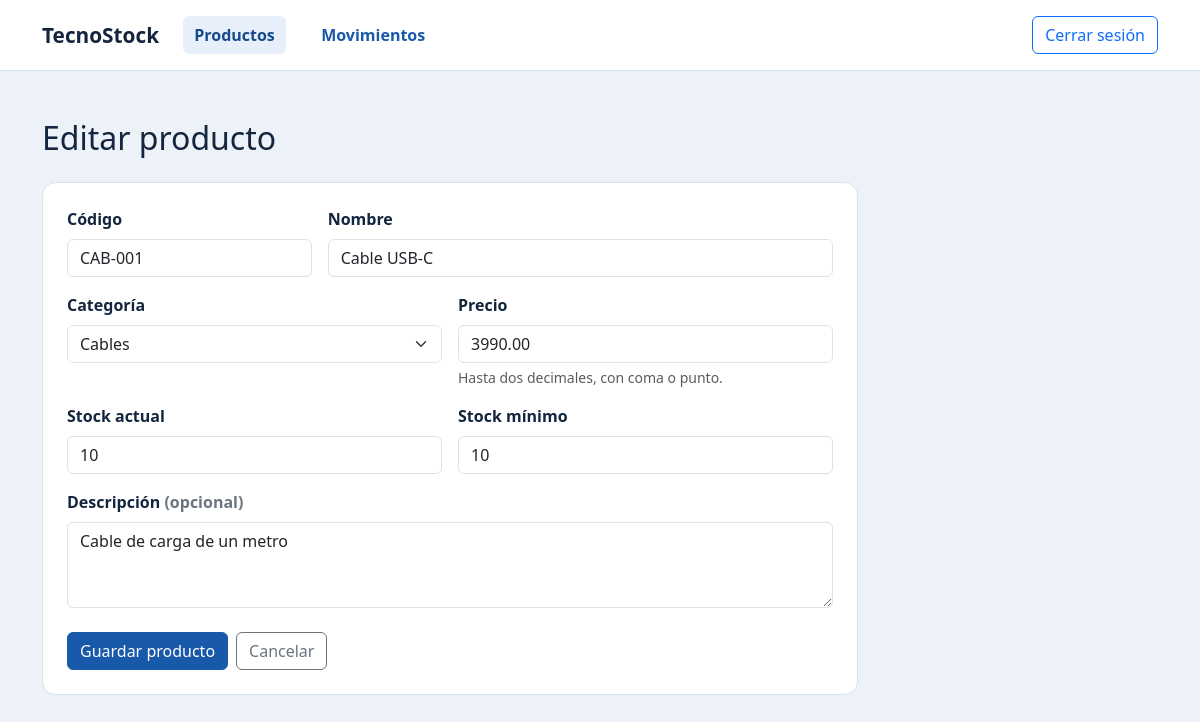
The app's page /aplicacion/producto_formulario.php?id=2 (signed in) with its own data.
### tables this page shows
CREATE TABLE producto (
    id_producto  INT UNSIGNED AUTO_INCREMENT PRIMARY KEY,
    codigo       VARCHAR(30)   NOT NULL,
    nombre       VARCHAR(120)  NOT NULL,
    id_categoria INT UNSIGNED  NOT NULL,
    descripcion  VARCHAR(255),
    precio       DECIMAL(12,2) NOT NULL,
    stock_actual INT           NOT NULL DEFAULT 0,
    stock_minimo INT           NOT NULL DEFAULT 0,
    estado       TINYINT       NOT NULL DEFAULT 1,
    CONSTRAINT uq_producto_codigo UNIQUE (codigo),
    CONSTRAINT chk_producto_codigo CHECK (CHAR_LENGTH(TRIM(codigo)) > 0),
    CONSTRAINT chk_producto_precio CHECK (precio >= 0),
    CONSTRAINT chk_producto_stock_actual CHECK (stock_actual >= 0),
    CONSTRAINT chk_producto_stock_minimo CHECK (stock_minimo >= 0),
    CONSTRAINT chk_producto_estado CHECK (estado IN (0, 1)),
    CONSTRAINT fk_producto_categoria FOREIGN KEY (id_categoria)
        REFERENCES categoria (id_categoria) ON DELETE RESTRICT
);

### aplicacion/catalogo.php (called while the page is built, shortened)
<?php
function listarCategorias(PDO $conexion): array
{
    $consulta = $conexion->prepare('SELECT id_categoria, nombre FROM categoria ORDER BY nombre, id_categoria');
    $consulta->execute();
    return $consulta->fetchAll();
}
function buscarProducto(PDO $conexion, int $id, bool $bloquearFila = false): array|false
{
    $sql = 'SELECT id_producto, codigo, nombre, id_categoria, descripcion, precio,
                   stock_actual, stock_minimo, estado
            FROM producto WHERE id_producto = :id';
    $consulta = $conexion->prepare($sql);
    $consulta->execute(['id' => $id]);
    return $consulta->fetch();
}
function leerIdCatalogo(mixed $valor): ?int
{
    $id = filter_var($valor, FILTER_VALIDATE_INT, [
        'options' => ['min_range' => 1, 'max_range' => 4_294_967_295],
    ]);
    return $id === false ? null : $id;
}

### aplicacion/producto_formulario.php (the view, shortened to what this page needs)
<?php
require_once __DIR__ . '/catalogo.php';
require_once __DIR__ . '/vista.php';
$editar = array_key_exists('id', $_GET);
$idProducto = $editar ? leerIdCatalogo($_GET['id']) : null;
$titulo = $editar ? 'Editar producto' : 'Nuevo producto';
$accion = 'producto_formulario.php' . ($idProducto === null ? '' : '?id=' . $idProducto);
$datos = [
    'codigo' => '',
    'nombre' => '',
    'id_categoria' => '',
    'descripcion' => '',
    'precio' => '',
    'stock_actual' => '0',
    'stock_minimo' => '0',
];
$categorias = [];
$errores = [];
$errorPagina = '';
$errorFormulario = '';
if ($editar && $idProducto === null) {
    http_response_code(400);
    $errorPagina = 'El identificador del producto es inválido.';
} else {
    try {
        $conexion = conectarBaseDeDatos();
        $categorias = array_column(listarCategorias($conexion), 'nombre', 'id_categoria');
        if ($idProducto !== null) {
            $producto = buscarProducto($conexion, $idProducto);
            if ($producto === false) {
                http_response_code(404);
                $errorPagina = 'El producto no está disponible.';
            } else {
                foreach (array_keys($datos) as $campo) {
                    $datos[$campo] = (string) $producto[$campo];
                }
            }
        }
    } catch (PDOException $excepcion) {
        $codigoMysql = (int) ($excepcion->errorInfo[1] ?? 0);
        if ($codigoMysql === 1062) {
            http_response_code(409);
            $errores['codigo'] = 'El código ya está en uso. Escribe un código único.';
        } elseif ($codigoMysql === 1452) {
            http_response_code(422);
            $errores['id_categoria'] = 'Selecciona una categoría que esté disponible.';
        } else {
            error_log('TecnoStock: error de formulario de producto ' . $excepcion->getCode());
            http_response_code(503);
            $errorFormulario = 'No se pudo consultar o guardar el producto. Revisa MySQL en XAMPP.';
        }
    }
}
?>
<!doctype html>
<html lang="es">
<head>
    <link rel="stylesheet" href="assets/bootstrap.min.css">
    <link rel="stylesheet" href="assets/estilos.css">
</head>
<body>
    <main class="container-xl py-4 py-md-5">
        <h1 class="h2 mb-4"><?= $titulo ?></h1>
        <?php if ($errorPagina !== '' || $categorias === []): ?>
            <?php if ($errorPagina === '' && $errorFormulario === ''): ?>
                <p class="alert alert-warning" role="alert">Agrega una categoría a la base antes de registrar productos.</p>
            <?php endif; ?>
            <a class="btn btn-outline-secondary" href="productos.php">Volver a productos</a>
        <?php else: ?>
            <form method="post" action="<?= escaparHtml($accion) ?>" id="formulario-producto"
                  class="superficie-catalogo formulario-producto p-3 p-md-4">
                <div class="row g-3">
                    <div class="col-md-4">
                        <label class="form-label" for="codigo">Código</label>
                        <input class="form-control<?= isset($errores['codigo']) ? ' is-invalid' : '' ?>"
                               id="codigo" name="codigo" required maxlength="30" data-texto-obligatorio
                               value="<?= escaparHtml($datos['codigo']) ?>">
                    </div>
                    <div class="col-md-8">
                        <label class="form-label" for="nombre">Nombre</label>
                        <input class="form-control<?= isset($errores['nombre']) ? ' is-invalid' : '' ?>"
                               id="nombre" name="nombre" required maxlength="120" data-texto-obligatorio
                               value="<?= escaparHtml($datos['nombre']) ?>">
                    </div>
                    <div class="col-md-6">
                        <label class="form-label" for="id-categoria">Categoría</label>
                        <select class="form-select<?= isset($errores['id_categoria']) ? ' is-invalid' : '' ?>"
                                id="id-categoria" name="id_categoria" required>
                            <?php foreach ($categorias as $idCategoria => $nombreCategoria): ?>
                                <option value="<?= (int) $idCategoria ?>"
                                    <?= $datos['id_categoria'] === (string) $idCategoria ? 'selected' : '' ?>>
                                    <?= escaparHtml($nombreCategoria) ?>
                                </option>
                            <?php endforeach; ?>
                        </select>
                    </div>
                    <div class="col-md-6">
                        <label class="form-label" for="precio">Precio</label>
                        <input class="form-control<?= isset($errores['precio']) ? ' is-invalid' : '' ?>"
                               id="precio" name="precio" inputmode="decimal" maxlength="13" required
                               aria-describedby="ayuda-precio" pattern="[0-9]{1,10}([.,][0-9]{1,2})?"
                               value="<?= escaparHtml($datos['precio']) ?>">
                        <div class="form-text" id="ayuda-precio">Hasta dos decimales, con coma o punto.</div>
                    </div>
                    <div class="col-md-6">
                        <label class="form-label" for="stock-actual">Stock actual</label>
                        <input class="form-control<?= isset($errores['stock_actual']) ? ' is-invalid' : '' ?>"
                               id="stock-actual" name="stock_actual" inputmode="numeric" required
                               maxlength="10" pattern="[0-9]{1,10}" data-stock
                               value="<?= escaparHtml($datos['stock_actual']) ?>">
                    </div>
                    <div class="col-md-6">
                        <label class="form-label" for="stock-minimo">Stock mínimo</label>
                        <input class="form-control<?= isset($errores['stock_minimo']) ? ' is-invalid' : '' ?>"
                               id="stock-minimo" name="stock_minimo" inputmode="numeric" required
                               maxlength="10" pattern="[0-9]{1,10}" data-stock
                               value="<?= escaparHtml($datos['stock_minimo']) ?>">
                    </div>
                    <div class="col-12">
                        <label class="form-label" for="descripcion">Descripción <span class="text-secondary">(opcional)</span></label>
                        <textarea class="form-control<?= isset($errores['descripcion']) ? ' is-invalid' : '' ?>"
                                  id="descripcion" name="descripcion" rows="3" maxlength="255"><?= escaparHtml($datos['descripcion']) ?></textarea>
                    </div>
                </div>
                <div class="d-flex flex-wrap gap-2 mt-4">
                    <button class="btn btn-primary" type="submit">Guardar producto</button>
                    <a class="btn btn-outline-secondary" href="productos.php">Cancelar</a>
                </div>
            </form>
        <?php endif; ?>
    </main>
</body>
</html>

### aplicacion/assets/estilos.css (style rules this page uses)
:root { --tecnostock-tinta: #14253e; --tecnostock-acento: #1859aa; --tecnostock-fondo: #edf2f8; --tecnostock-borde: #d8e2ee; }
body { color: var(--tecnostock-tinta); background: var(--tecnostock-fondo); }
.form-label { font-weight: 600; }
.btn-primary { --bs-btn-bg: var(--tecnostock-acento); --bs-btn-border-color: var(--tecnostock-acento); --bs-btn-hover-bg: #114683; --bs-btn-hover-border-color: #114683; --bs-btn-active-bg: #0e3d74; --bs-btn-active-border-color: #0e3d74; }
.superficie-catalogo { background: #fff; border: 1px solid var(--tecnostock-borde); border-radius: 0.85rem; }
.formulario-producto, .formulario-movimiento { max-width: 51rem; }

### records on screen
producto: codigo "CAB-001", nombre "Cable USB-C", id_categoria "Cables", precio "3990.00", stock_actual "10", stock_minimo "10", descripcion "Cable de carga de un metro"

### other values on screen
$titulo "Editar producto"
